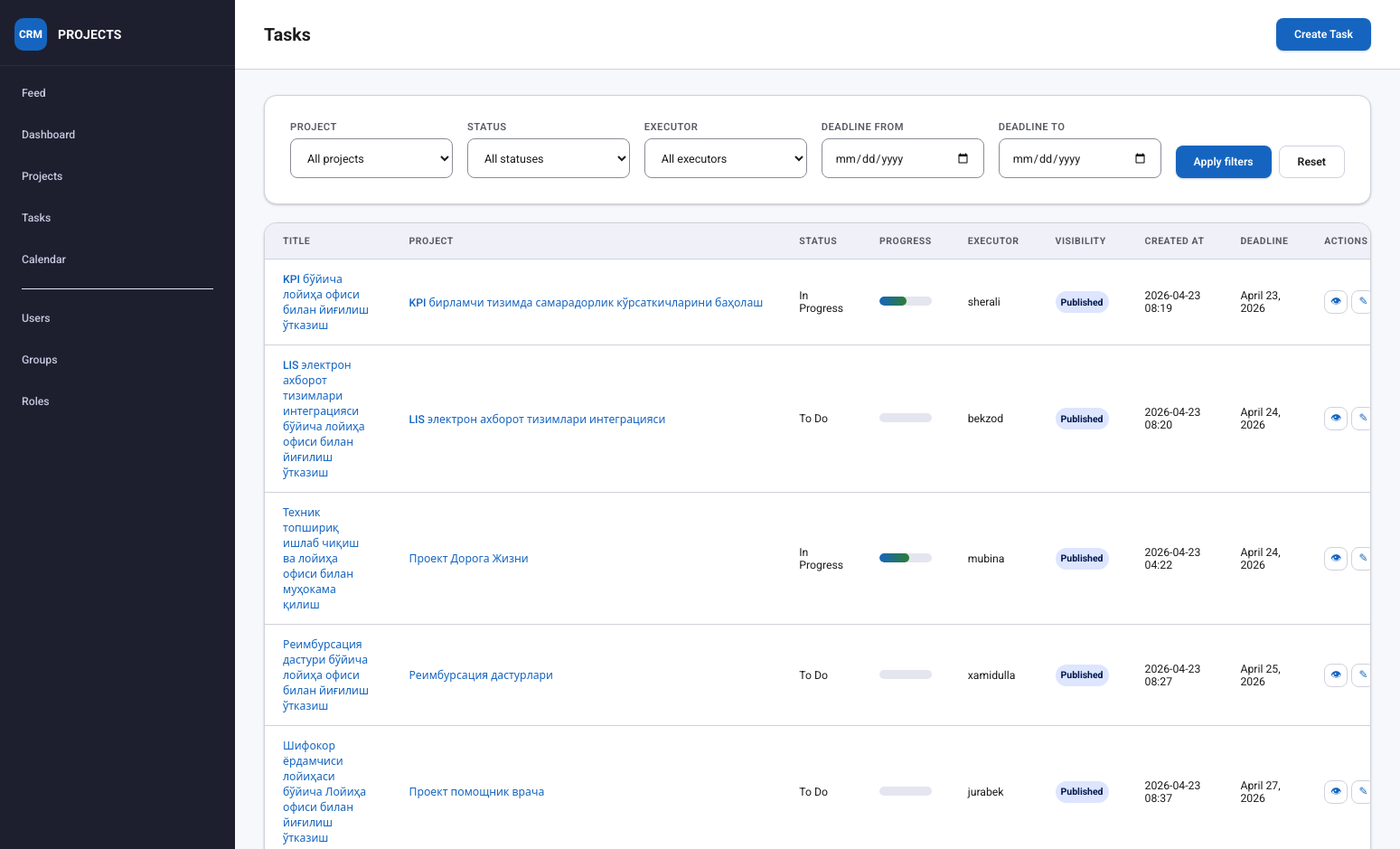
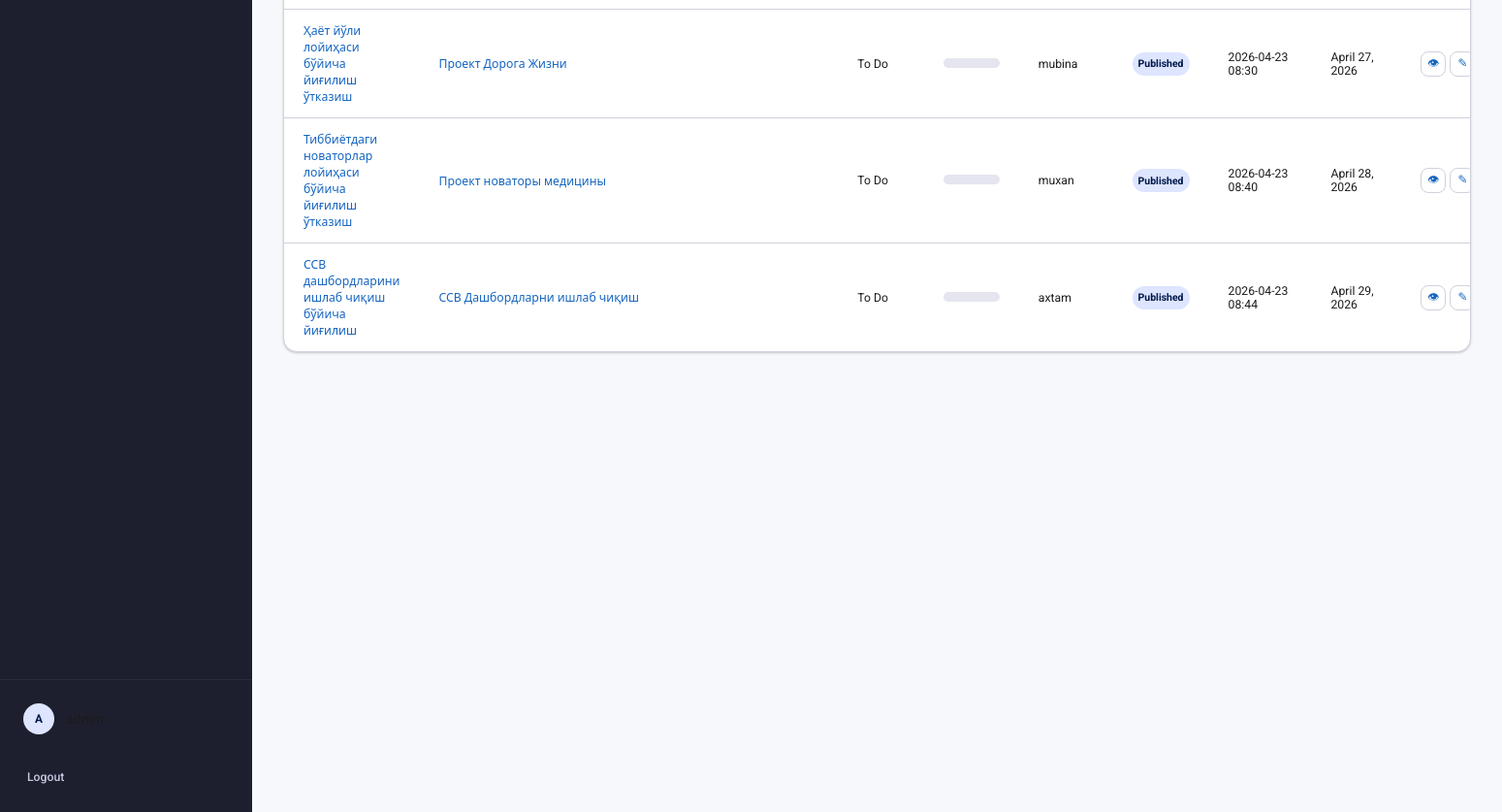
Page /tasks/ (signed in) on the earlier database version (2 pictures, top to bottom).
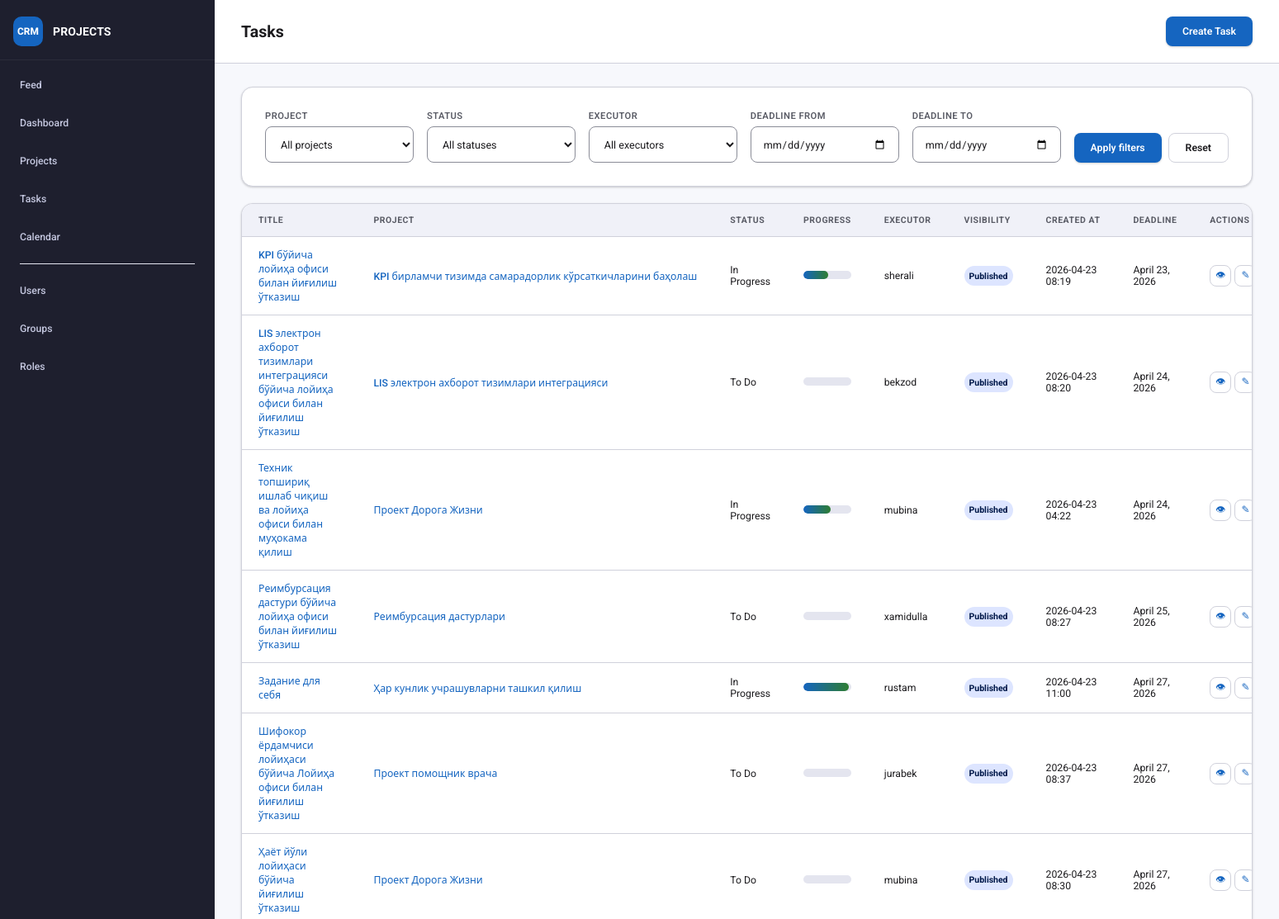
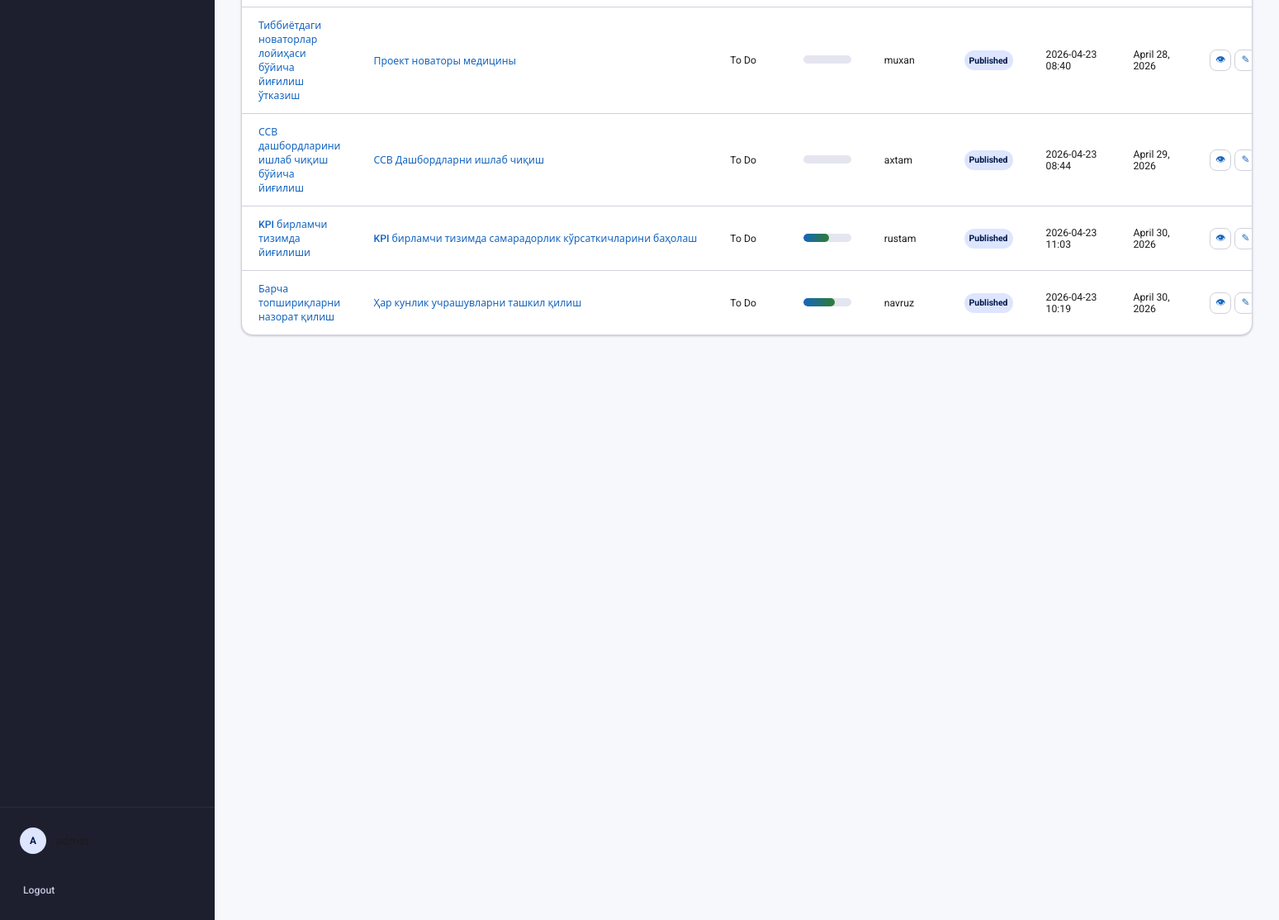
Same page on the later database version (2 pictures, top to bottom).
### projects/models.py (models this page shows, shortened)
class Task(models.Model):
    title = models.CharField(max_length=200)
    description = models.TextField(blank=True)
    status = models.CharField(
        max_length=20,
        choices=TaskStatus.choices,
        default=TaskStatus.TODO,
    )
    deadline = models.DateField(null=True, blank=True)
    progress = models.IntegerField(default=0, validators=[MinValueValidator(0), MaxValueValidator(100)])
    project = models.ForeignKey(Project, on_delete=models.CASCADE, related_name="tasks")
    owner = models.ForeignKey(
        User,
        on_delete=models.SET_NULL,
        null=True,
        blank=True,
        related_name="owned_tasks",
    )
    executor = models.ForeignKey(
        User,
        on_delete=models.SET_NULL,
        null=True,
        blank=True,
        related_name="assigned_tasks",
    )
    co_executors = models.ManyToManyField(User, blank=True, related_name="supporting_tasks")
    hidden = models.BooleanField(default=False)
    created_at = models.DateTimeField(auto_now_add=True)
    updated_at = models.DateTimeField(auto_now=True)
    class Meta:
        ordering = ["deadline", "title"]
    @property
    def is_overdue(self):
        if not self.deadline:
            return False
        return self.status != TaskStatus.DONE and timezone.now().date() > self.deadline

class Project(models.Model):
    title = models.CharField(max_length=200)
    description = models.TextField(blank=True)
    owner = models.ForeignKey(User, on_delete=models.CASCADE, related_name="owned_projects")
    members = models.ManyToManyField(User, blank=True, related_name="projects")
    hidden = models.BooleanField(default=False)
    created_at = models.DateTimeField(auto_now_add=True)
    updated_at = models.DateTimeField(auto_now=True)
    class Meta:
        ordering = ["title"]

### projects/views.py (the view)
# urls.py: path("tasks/", views.task_list, name="task_list"),
@login_required
def task_list(request):
    tasks = get_user_tasks(request.user).select_related("project", "executor").prefetch_related("co_executors")
    projects = get_user_projects(request.user)
    project_id = request.GET.get("project", "").strip()
    status = request.GET.get("status", "").strip()
    executor_id = request.GET.get("executor", "").strip()
    deadline_from_raw = request.GET.get("deadline_from", "").strip()
    deadline_to_raw = request.GET.get("deadline_to", "").strip()
    deadline_from = parse_date(deadline_from_raw)
    deadline_to = parse_date(deadline_to_raw)
    if project_id and project_id.isdigit():
        tasks = tasks.filter(project_id=int(project_id))
    if status and status in TaskStatus.values:
        tasks = tasks.filter(status=status)
    if executor_id and executor_id.isdigit():
        tasks = tasks.filter(executor_id=int(executor_id))
    if deadline_from:
        tasks = tasks.filter(deadline__gte=deadline_from)
    if deadline_to:
        tasks = tasks.filter(deadline__lte=deadline_to)
    tasks = list(tasks)
    for task in tasks:
        task.can_edit = can_edit_task(request.user, task)
        task.can_delete = can_delete_task(request.user, task)
    executors = User.objects.filter(
        assigned_tasks__isnull=False
    ).distinct().order_by("username")
    return render(
        request,
        "projects/task_list.html",
        {
            "tasks": tasks,
            "projects": projects,
            "task_status_choices": TaskStatus.choices,
            "executors": executors,
            "show_visibility_status": is_admin_role(request.user),
            "filters": {
                "project": project_id,
                "status": status,
                "executor": executor_id,
                "deadline_from": deadline_from_raw,
                "deadline_to": deadline_to_raw,
            },
        },
    )

### projects/current_user.py (called while the page is built)
def set_current_user(user):
    return _current_user.set(user)

def reset_current_user(token):
    _current_user.reset(token)

### projects/views.py (called while the page is built, shortened)
def has_role(user, role_name):
    if not user.is_authenticated:
        return False
    return user.roles.filter(name__iexact=role_name).exists() or user.is_superuser

def is_admin_role(user):
    return has_role(user, "admin")

def get_user_projects(user):
    if is_admin_role(user) or has_role(user, "content"):
        return Project.objects.select_related("owner").prefetch_related("members")

def get_user_tasks(user):
    if is_admin_role(user) or has_role(user, "content"):
        return Task.objects.select_related("project", "executor").prefetch_related("co_executors")

def can_edit_task(user, task):
    if not user.is_authenticated:
        return False
    if is_admin_role(user):
        return True
    if task.owner_id == user.id:
        return True
    return task.can_update_status(user)

def can_delete_task(user, task):
    if not user.is_authenticated:
        return False
    if is_admin_role(user):
        return True
    return task.owner_id == user.id

### projects/templates/projects/task_list.html (shortened to what this page needs)
{% extends "projects/base.html" %}
{% block page_header %}
<div class="page-header">
    <h1>Tasks</h1>
    <div class="page-actions">
        <a class="button" href="{% url 'task_create' %}">Create Task</a>
    </div>
</div>
{% endblock %}
{% block content %}
<div class="card-section task-filters">
    <form method="get" class="task-filter-form">
        <div class="filter-grid">
            <div class="field-group">
                <label for="project">Project</label>
                <select id="project" name="project">
                    <option value="">All projects</option>
                </select>
            </div>
            <div class="field-group">
                <label for="status">Status</label>
                <select id="status" name="status">
                    <option value="">All statuses</option>
                </select>
            </div>
            <div class="field-group">
                <label for="executor">Executor</label>
                <select id="executor" name="executor">
                    <option value="">All executors</option>
                </select>
            </div>
            <div class="field-group">
                <label for="deadline_from">Deadline from</label>
                <input id="deadline_from" type="date" name="deadline_from" value="{{ filters.deadline_from }}" />
            </div>
            <div class="field-group">
                <label for="deadline_to">Deadline to</label>
                <input id="deadline_to" type="date" name="deadline_to" value="{{ filters.deadline_to }}" />
            </div>
        </div>
        <div class="filter-actions">
            <button type="submit" class="button">Apply filters</button>
            <a class="button secondary" href="{% url 'task_list' %}">Reset</a>
        </div>
    </form>
</div>
<div class="table-wrap">
<table class="table-list">
    <thead>
        <tr>
            <th>Title</th>
            <th class="task-table-project-col">Project</th>
            <th>Status</th>
            <th>Progress</th>
            <th>Executor</th>
            {% if show_visibility_status %}
            <th>Visibility</th>
            {% endif %}
            <th>Created At</th>
            <th>Deadline</th>
            <th>Actions</th>
        </tr>
    </thead>
    <tbody>
        {% for task in tasks %}
        <tr class="{% if task.is_overdue %}overdue-row{% endif %}">
            <td><a href="{% url 'task_detail' task.pk %}">{{ task.title }}</a></td>
            <td class="task-table-project-col"><a href="{% url 'project_detail' task.project.pk %}">{{ task.project.title }}</a></td>
            <td>{{ task.get_status_display }}{% if task.is_overdue %} • <span class="overdue-label">Overdue</span>{% endif %}</td>
            <td>{% include "projects/_task_progress_bar.html" with progress=task.progress compact=True %}</td>
            <td>{{ task.executor.username|default:'—' }}</td>
            {% if show_visibility_status %}
            <td><span class="badge{% if task.hidden %} badge-danger{% endif %}">{{ task.hidden|yesno:"Hidden,Published" }}</span></td>
            {% endif %}
            <td>{{ task.created_at|date:"Y-m-d H:i" }}</td>
            <td>{{ task.deadline|default:'—' }}</td>
            <td>
                <span class="table-actions">
                    <a class="table-action-icon" href="{% url 'task_detail' task.pk %}" title="View task" aria-label="View task"><span aria-hidden="true">👁</span><span class="sr-only">View task</span></a>
                    {% if task.can_edit %}
                    <a class="table-action-icon" href="{% url 'task_update' task.pk %}" title="Edit task" aria-label="Edit task"><span aria-hidden="true">✎</span><span class="sr-only">Edit task</span></a>
                    {% endif %}
                </span>
            </td>
        </tr>
        {% empty %}
        <tr>
            <td colspan="{% if show_visibility_status %}9{% else %}8{% endif %}">No tasks available.</td>
        </tr>
        {% endfor %}
    </tbody>
</table>
</div>
{% endblock %}

### projects/templates/projects/base.html (shortened to what this page needs)
{% load static %}
{% load role_tags %}
<!DOCTYPE html>
<html lang="en">
<head>
    <link rel="stylesheet" href="{% static 'projects/css/style.css' %}" />
</head>
<body class="{% block body_class %}app-body{% endblock %}">
<div class="app-shell">
    {% block header %}
    <aside class="sidebar">
        <div class="sidebar-brand">
            <div class="brand-icon">CRM</div>
            <div>
                <div class="brand-title">PROJECTS</div>
            </div>
        </div>
        <nav class="sidebar-nav">
            <a class="sidebar-link" href="{% url 'home' %}">
                <span class="nav-label">Feed</span>
            </a>
            <a class="sidebar-link" href="{% url 'dashboard' %}">
                <span class="nav-label">Dashboard</span>
            </a>
            <a class="sidebar-link" href="{% url 'project_list' %}">
                <span class="nav-label">Projects</span>
            </a>
            <a class="sidebar-link" href="{% url 'task_list' %}">
                <span class="nav-label">Tasks</span>
            </a>
            <a class="sidebar-link" href="{% url 'calendar' %}">
                <span class="nav-label">Calendar</span>
            </a>
            {% if user.is_staff or user.is_superuser or user|has_role:'admin' %}
                <div class="nav-divider" style="height: 1px; background: var(--md-surface-variant); margin: 8px 16px;"></div>
                <a class="sidebar-link" href="{% url 'user_list' %}">
                    <span class="nav-label">Users</span>
                </a>
                <a class="sidebar-link" href="{% url 'group_list' %}">
                    <span class="nav-label">Groups</span>
                </a>
                <a class="sidebar-link" href="{% url 'role_list' %}">
                    <span class="nav-label">Roles</span>
                </a>
            {% endif %}
        </nav>
        <div class="sidebar-footer" style="margin-top: auto; padding: 12px;">
            {% if user.is_authenticated %}
                <div class="user-info" style="padding: 12px; display: flex; align-items: center; gap: 12px; margin-bottom: 8px;">
                    <div class="user-avatar" style="width: 32px; height: 32px; border-radius: 16px; background: var(--md-primary-container); display: flex; align-items: center; justify-content: center; font-weight: 700;">{{ user.username|first|upper }}</div>
                    <span style="font-weight: 500;">{{ user.username }}</span>
                </div>
                <a class="sidebar-link" href="{% url 'logout' %}" style="height: 48px;">Logout</a>
            {% else %}
                <a class="sidebar-link" href="{% url 'login' %}">Login</a>
            {% endif %}
        </div>
    </aside>
    {% endblock %}
    <div class="workspace">
        {% block page_header %}{% endblock %}
        <main class="workspace-content">
            <div class="container page-container">
                {% block content %}{% endblock %}
            </div>
        </main>
    </div>
</div>
</body>
</html>

### projects/templates/projects/_task_progress_bar.html (shortened to what this page needs)
<div class="task-progress-widget{% if compact %} task-progress-widget--compact{% endif %}" data-task-progress-widget data-progress="{{ progress }}">
    <div class="task-progress-track">
        <div class="task-progress-fill" data-task-progress-fill style="width: {{ progress }}%;"></div>
    </div>
</div>

Differences in the rows shown:
added Task: title "Задание для себя", project "Ҳар кунлик учрашувларни ташкил қилиш", status "In Progress", {{ progress }} 96 (drawn), executor.username "rustam", hidden "Published", created_at "2026-04-23 11:00", deadline "April 27, 2026"
added Task: title "KPI бирламчи тизимда йиғилиши", project "KPI бирламчи тизимда самарадорлик кўрсаткичларини баҳолаш", status "To Do", {{ progress }} 54 (drawn), executor.username "rustam", hidden "Published", created_at "2026-04-23 11:03", deadline "April 30, 2026"
added Task: title "Барча топшириқларни назорат қилиш", project "Ҳар кунлик учрашувларни ташкил қилиш", status "To Do", {{ progress }} 65 (drawn), executor.username "navruz", hidden "Published", created_at "2026-04-23 10:19", deadline "April 30, 2026"
